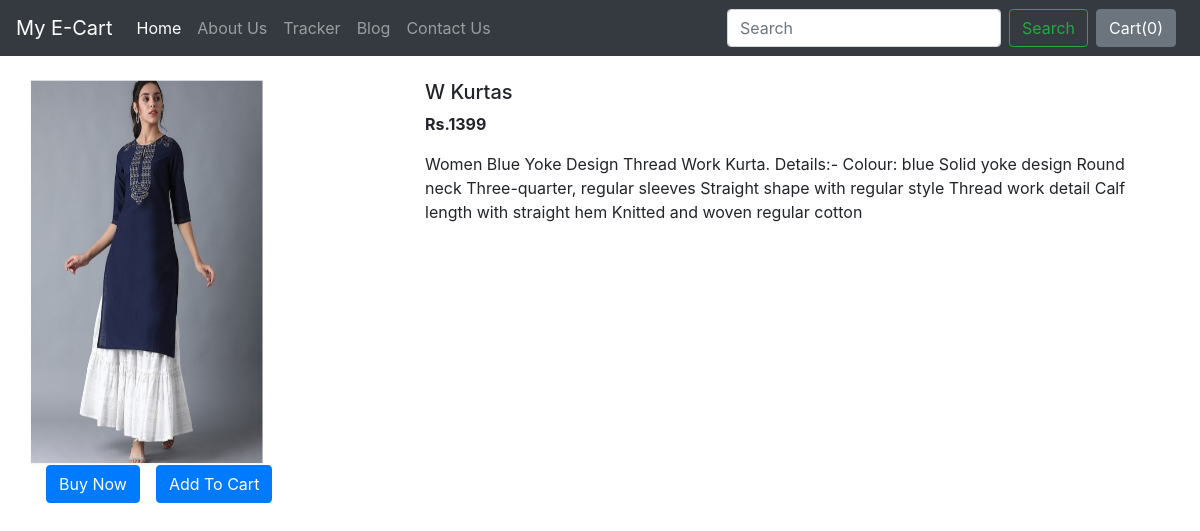
The app's page /shop/products/15 with its own data.
### shop/models.py (models this page shows, shortened)
class Product(models.Model):
    product_id = models.AutoField
    product_name = models.CharField(max_length=50)
    category = models.CharField(max_length=50, default="")
    subcategory = models.CharField(max_length=50, default="")
    price = models.IntegerField(default=0)
    desc = models.CharField(max_length=300)
    pub_date = models.DateField()
    image = models.ImageField(upload_to='shop/images', default="")

### shop/views.py (the view)
# urls.py: path("products/<int:myid>", views.productView, name="ProductView"),
def productView(request, myid):
    product = Product.objects.filter(id=myid)
    return render(request, 'shop/prodView.html', {'product':product[0]})

### shop/Templates/shop/prodView.html (shortened to what this page needs)
{% extends 'shop/basic.html' %}
{% block body %}
<div class="container my-4">
    <div class="row">
    <div class="col-md-4">
    <div class="row">
        <img src="/media/{{product.image}}" width="233px" height="385px">
    </div>
        <div class="row">
            <button class="btn btn-primary mx-3">Buy Now</button>
            <button class="btn btn-primary">Add To Cart</button>
        </div>
    </div>
    <div class="col-md-8">
        <h5>{{product.product_name}}</h5>
        <p><b>Rs.{{product.price}} </b></p>
        <p>{{product.desc}}</p>
    </div>
    </div>
</div>
{% endblock %}

### records on screen
Product: image (picture), product_name "W Kurtas", price "1399", desc "Women Blue Yoke Design Thread Work Kurta. Details:- Colour: blue Solid yoke design Round neck Three-quarter, regular sleeves Straight shape with regular style Thread work detail Calf length with straight hem Knitted and woven regular cotton"
